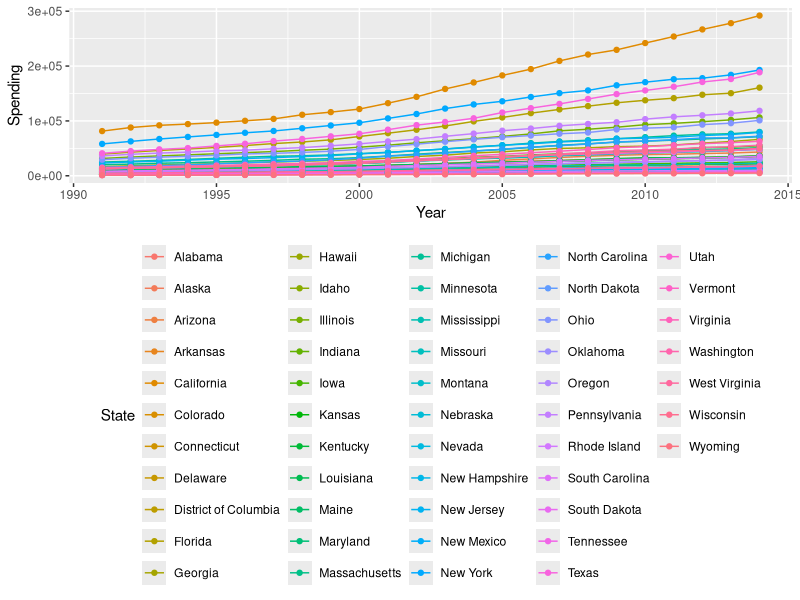

Source code (R):
library(dplyr)
library(magrittr)
library(ggplot2)
library(tidyverse)
rawdat <- readLines("healthcare-spending.csv")
rawdat <- rawdat[3:56] # Manually remove some lines of text
dat <- read.csv(text=rawdat,header=TRUE)
rows <- t(as.matrix(dat[1]))
dat <- as.data.frame(dat[,-1])
row.names(dat) <- rows
dat <- as.data.frame(t(as.matrix(dat)))
row.names(dat) <- c(1:length(dat[,1]))
states <- names(dat)
dat<-cbind(c(1991:2014),dat)
names(dat) <- c("Year",names(dat)[2:length(names(dat))])

# For a proper states index that is stacked vertically, exclude the US
more_states <- rep(states[2:length(states)], times=1, each=length(dat$Year))

# For stacking data vertically
restacked_dat <- as.data.frame(t(as.matrix(
  rbind(dat$Year, dat[,3]))))

for(i in c(4:length(names(dat)))){
  stateDat <- as.data.frame(t(as.matrix(rbind(dat$Year,dat[,i]))))
  restacked_dat <- rbind(restacked_dat,stateDat)
}
  
restacked_dat <- cbind(more_states, restacked_dat)
names(restacked_dat) <- c("State","Year","Spending")

ggplot(data=restacked_dat,aes(x=Year,y=Spending,group=State)) +
  geom_line(aes(color=State)) +
  geom_point(aes(color=State)) + 
  theme(legend.position="bottom")

